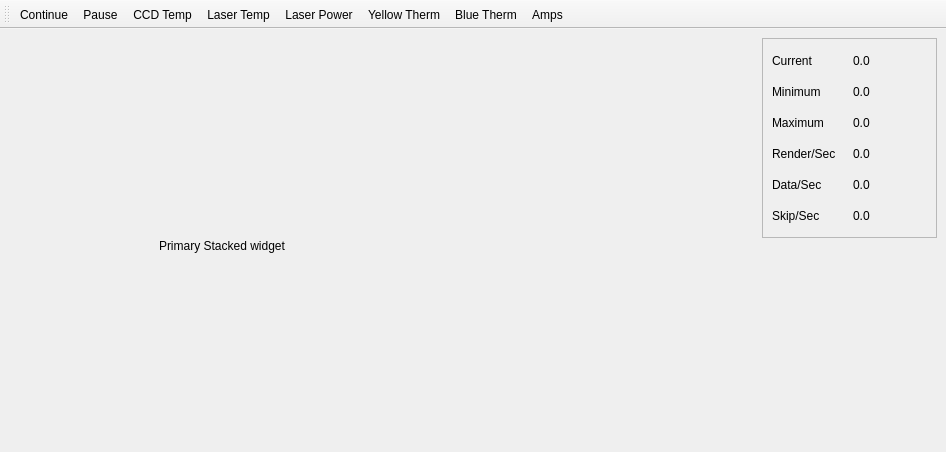
<?xml version="1.0" encoding="UTF-8"?>
<ui version="4.0">
 <class>MainWindow</class>
 <widget class="QMainWindow" name="MainWindow">
  <property name="geometry">
   <rect>
    <x>0</x>
    <y>0</y>
    <width>946</width>
    <height>452</height>
   </rect>
  </property>
  <property name="windowTitle">
   <string>MainWindow</string>
  </property>
  <widget class="QWidget" name="centralwidget">
   <layout class="QHBoxLayout" name="horizontalLayout_2">
    <item>
     <layout class="QHBoxLayout" name="horizontalLayout">
      <item>
       <widget class="QStackedWidget" name="stackedWidget">
        <widget class="QWidget" name="page">
         <widget class="QLabel" name="label">
          <property name="geometry">
           <rect>
            <x>150</x>
            <y>200</y>
            <width>341</width>
            <height>16</height>
           </rect>
          </property>
          <property name="text">
           <string>Primary Stacked widget</string>
          </property>
         </widget>
        </widget>
        <widget class="QWidget" name="page_2"/>
       </widget>
      </item>
     </layout>
    </item>
    <item>
     <layout class="QVBoxLayout" name="verticalLayout_9">
      <item>
       <widget class="QFrame" name="frameRight">
        <property name="minimumSize">
         <size>
          <width>175</width>
          <height>200</height>
         </size>
        </property>
        <property name="maximumSize">
         <size>
          <width>150</width>
          <height>200</height>
         </size>
        </property>
        <property name="frameShape">
         <enum>QFrame::StyledPanel</enum>
        </property>
        <property name="frameShadow">
         <enum>QFrame::Raised</enum>
        </property>
        <layout class="QVBoxLayout" name="verticalLayout_5">
         <item>
          <layout class="QVBoxLayout" name="verticalLayout_3">
           <item>
            <layout class="QHBoxLayout" name="horizontalLayout_8">
             <item>
              <layout class="QVBoxLayout" name="verticalLayout_4">
               <item>
                <widget class="QLabel" name="label_8">
                 <property name="minimumSize">
                  <size>
                   <width>60</width>
                   <height>0</height>
                  </size>
                 </property>
                 <property name="text">
                  <string>Current</string>
                 </property>
                </widget>
               </item>
               <item>
                <widget class="QLabel" name="label_9">
                 <property name="text">
                  <string>Minimum</string>
                 </property>
                </widget>
               </item>
               <item>
                <widget class="QLabel" name="label_10">
                 <property name="text">
                  <string>Maximum</string>
                 </property>
                </widget>
               </item>
              </layout>
             </item>
             <item>
              <layout class="QVBoxLayout" name="verticalLayout_6">
               <item>
                <widget class="QLabel" name="labelCurrent">
                 <property name="minimumSize">
                  <size>
                   <width>70</width>
                   <height>0</height>
                  </size>
                 </property>
                 <property name="text">
                  <string>0.0</string>
                 </property>
                </widget>
               </item>
               <item>
                <widget class="QLabel" name="labelMinimum">
                 <property name="text">
                  <string>0.0</string>
                 </property>
                </widget>
               </item>
               <item>
                <widget class="QLabel" name="labelMaximum">
                 <property name="text">
                  <string>0.0</string>
                 </property>
                </widget>
               </item>
              </layout>
             </item>
            </layout>
           </item>
          </layout>
         </item>
         <item>
          <layout class="QHBoxLayout" name="horizontalLayout_7">
           <item>
            <layout class="QVBoxLayout" name="verticalLayout_2">
             <item>
              <widget class="QLabel" name="label_6">
               <property name="minimumSize">
                <size>
                 <width>60</width>
                 <height>0</height>
                </size>
               </property>
               <property name="text">
                <string>Render/Sec</string>
               </property>
              </widget>
             </item>
             <item>
              <widget class="QLabel" name="label_7">
               <property name="text">
                <string>Data/Sec</string>
               </property>
              </widget>
             </item>
             <item>
              <widget class="QLabel" name="label_3">
               <property name="text">
                <string>Skip/Sec</string>
               </property>
              </widget>
             </item>
            </layout>
           </item>
           <item>
            <layout class="QVBoxLayout" name="verticalLayout">
             <item>
              <widget class="QLabel" name="labelRenderFPS">
               <property name="minimumSize">
                <size>
                 <width>70</width>
                 <height>0</height>
                </size>
               </property>
               <property name="text">
                <string>0.0</string>
               </property>
              </widget>
             </item>
             <item>
              <widget class="QLabel" name="labelDataFPS">
               <property name="text">
                <string>0.0</string>
               </property>
              </widget>
             </item>
             <item>
              <widget class="QLabel" name="labelSkipFPS">
               <property name="text">
                <string>0.0</string>
               </property>
              </widget>
             </item>
            </layout>
           </item>
          </layout>
         </item>
        </layout>
       </widget>
      </item>
      <item>
       <spacer name="verticalSpacer">
        <property name="orientation">
         <enum>Qt::Vertical</enum>
        </property>
        <property name="sizeHint" stdset="0">
         <size>
          <width>20</width>
          <height>40</height>
         </size>
        </property>
       </spacer>
      </item>
     </layout>
    </item>
   </layout>
  </widget>
  <widget class="QToolBar" name="toolBar">
   <property name="windowTitle">
    <string>toolBar</string>
   </property>
   <attribute name="toolBarArea">
    <enum>TopToolBarArea</enum>
   </attribute>
   <attribute name="toolBarBreak">
    <bool>false</bool>
   </attribute>
   <addaction name="actionContinue"/>
   <addaction name="actionPause"/>
   <addaction name="actionCCD_Temp"/>
   <addaction name="actionLaser_Temp"/>
   <addaction name="actionLaser_Power"/>
   <addaction name="actionYellow_Therm"/>
   <addaction name="actionBlue_Therm"/>
   <addaction name="actionAmps"/>
  </widget>
  <action name="actionPause">
   <property name="checkable">
    <bool>true</bool>
   </property>
   <property name="icon">
    <iconset resource="resources.qrc">
     <normaloff>:/ui/images/greys/pause.svg</normaloff>:/ui/images/greys/pause.svg</iconset>
   </property>
   <property name="text">
    <string>Pause</string>
   </property>
   <property name="toolTip">
    <string>Pause gray updates</string>
   </property>
  </action>
  <action name="actionContinue">
   <property name="checkable">
    <bool>true</bool>
   </property>
   <property name="icon">
    <iconset>
     <normalon>:/ui/images/greys/forward.svg</normalon>
    </iconset>
   </property>
   <property name="text">
    <string>Continue</string>
   </property>
   <property name="toolTip">
    <string>Continue live graph updates</string>
   </property>
  </action>
  <action name="actionCCD_Temp">
   <property name="checkable">
    <bool>true</bool>
   </property>
   <property name="text">
    <string>CCD Temp</string>
   </property>
  </action>
  <action name="actionLaser_Temp">
   <property name="checkable">
    <bool>true</bool>
   </property>
   <property name="text">
    <string>Laser Temp</string>
   </property>
  </action>
  <action name="actionLaser_Power">
   <property name="checkable">
    <bool>true</bool>
   </property>
   <property name="text">
    <string>Laser Power</string>
   </property>
  </action>
  <action name="actionYellow_Therm">
   <property name="checkable">
    <bool>true</bool>
   </property>
   <property name="text">
    <string>Yellow Therm</string>
   </property>
  </action>
  <action name="actionBlue_Therm">
   <property name="checkable">
    <bool>true</bool>
   </property>
   <property name="text">
    <string>Blue Therm</string>
   </property>
  </action>
  <action name="actionAmps">
   <property name="checkable">
    <bool>true</bool>
   </property>
   <property name="text">
    <string>Amps</string>
   </property>
  </action>
 </widget>
 <resources>
  <include location="resources.qrc"/>
 </resources>
 <connections/>
</ui>
